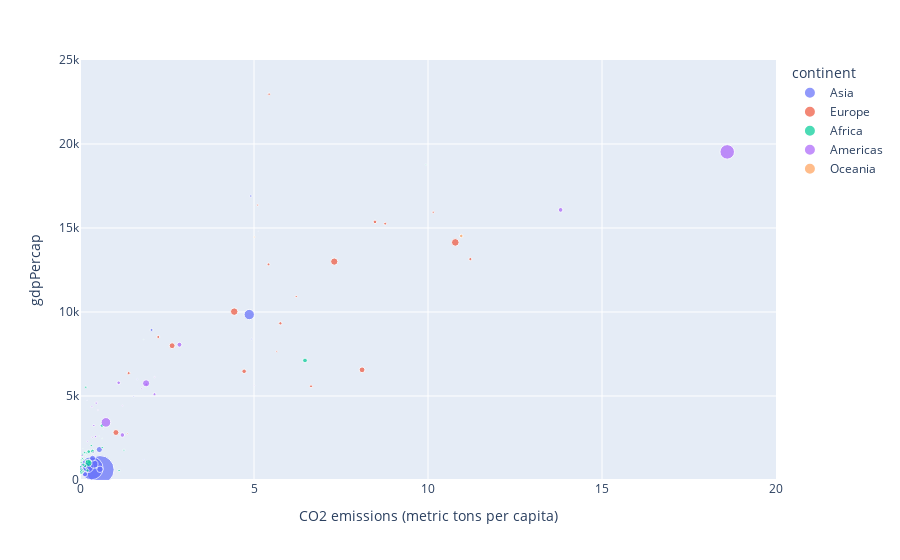

This figure's notebook cell:
### Markdown cell above
## Question 4

Filter Dataset to the year with highest correlation and create a scatter plot between `CO2 emission` and `gdpPaCap` <br>
Using plotly or bokeh, create an interactive scatter plot comparing 'CO2 emissions (metric tons per capita)' and gdpPercap, where the point size is determined by pop (population) and the color is determined by the continent.

### Code cell
pltly.offline.init_notebook_mode(connected=True)
data_1967 = my_data[my_data["Year"] == 1967]
corr_data = data_1967[[
    "pop", "continent", "CO2 emissions (metric tons per capita)", "gdpPercap"]]
corr_data = corr_data.dropna()  # the data has missing data which we drop here

fig = pltx.scatter(corr_data,
                   x="CO2 emissions (metric tons per capita)",
                   y="gdpPercap",
                   color="continent",
                   size="pop")
fig.update_yaxes(range=[0, 25000])
fig.update_xaxes(range=[0, 20])

fig.show()

### Figure 1 — Plotly figure (JSON) as saved in the notebook; plotly's stock layout.template omitted (floating-point values rounded to 4 significant figures)
{"data": [{"hovertemplate": "continent=Asia<br>CO2 emissions (metric tons per capita)=%{x}<br>gdpPercap=%{y}<br>pop=%{marker.size}<extra></extra>", "legendgroup": "Asia", "marker": {"color": "#636efa", "size": [11537966, 202182, 6960067, 754550000, 506000000, 109343000, 8519282, 2693585, 100825279, 1255058, 575003, 2186894, 1149500, 25870271, 11261690, 714775, 60641899, 35356600, 5618198, 1977600, 11737396, 34024249, 39463910], "sizemode": "area", "sizeref": 1886375, "symbol": "circle"}, "mode": "markers", "name": "Asia", "orientation": "v", "showlegend": true, "type": "scatter", "x": [0.1238, 5.121, 0.06244, 0.5742, 0.3318, 0.2319, 2.056, 4.933, 4.864, 1.072, 43.43, 1.642, 1.835, 0.1435, 0.01881, 0.2055, 0.4025, 0.5554, 4.909, 1.546, 0.2519, 0.3602, 0.5749], "xaxis": "x", "y": [836.2, 14800.0, 523.4, 612.7, 700.8, 762.4, 8931.0, 8394.0, 9848.0, 2742.0, 80890.0, 6007.0, 1226.0, 349, 676.4, 4721.0, 942.4, 1814.0, 16900.0, 4977.0, 1136.0, 1295.0, 637.1], "yaxis": "y"}, {"hovertemplate": "continent=Europe<br>CO2 emissions (metric tons per capita)=%{x}<br>gdpPercap=%{y}<br>pop=%{marker.size}<extra></extra>", "legendgroup": "Europe", "marker": {"color": "#EF553B", "size": [1984060, 7376998, 9556500, 8310226, 4838800, 4605744, 49569000, 8716441, 10223422, 198676, 2900100, 52667100, 12596822, 3786019, 31785378, 9103000, 19284814, 32850275, 7867931, 6063000, 33411317, 54959000], "sizemode": "area", "sizeref": 1886375, "symbol": "circle"}, "mode": "markers", "name": "Europe", "orientation": "v", "showlegend": true, "type": "scatter", "x": [1.364, 5.418, 11.22, 6.638, 10.15, 6.213, 7.306, 2.249, 5.758, 7.269, 5.655, 4.431, 8.476, 5.107, 8.106, 1.398, 4.716, 2.647, 8.77, 5.435, 1.033, 10.78], "xaxis": "x", "y": [2760.0, 12830.0, 13150.0, 5577.0, 15940.0, 10920.0, 13000.0, 8513.0, 9327.0, 13320.0, 7656.0, 10020.0, 15360.0, 16360.0, 6557.0, 6362.0, 6471.0, 7994.0, 15260.0, 22970.0, 2826.0, 14140.0], "yaxis": "y"}, {"hovertemplate": "continent=Africa<br>CO2 emissions (metric tons per capita)=%{x}<br>gdpPercap=%{y}<br>pop=%{marker.size}<extra></extra>", "legendgroup": "Africa", "marker": {"color": "#00cc96", "size": [12760499, 5247469, 2427334, 5127935, 3330989, 6335506, 1733638, 3495967, 217378, 4744870, 127617, 259864, 27860297, 489004, 8490213, 3451418, 601287, 10191512, 1279406, 1759224, 6334556, 4147252, 5212416, 1230542, 789309, 14770296, 8680909, 4534062, 47287752, 3451079, 70787, 3965841, 2662190, 3428839, 20997321, 12716129, 420690, 12607312, 1735550, 4786986, 8900294, 3900000, 4995432], "sizemode": "area", "sizeref": 1886375, "symbol": "circle"}, "mode": "markers", "name": "Africa", "orientation": "v", "showlegend": true, "type": "scatter", "x": [0.6321, 0.1667, 0.05232, 0.01922, 0.01474, 0.07298, 0.05334, 0.03415, 0.08566, 0.3243, 0.6698, 0.09088, 0.04088, 1.827, 0.1857, 0.1805, 0.07074, 0.2661, 0.4657, 9.941, 0.1389, 0.08604, 0.0392, 0.1882, 0.6362, 0.3616, 0.2162, 0.03185, 0.2447, 0.0118, 0.1621, 0.1813, 0.1054, 0.07045, 6.466, 0.2508, 0.5525, 0.1419, 0.1067, 0.6389, 0.09445, 1.264, 1.123], "xaxis": "x", "y": [3247.0, 5523.0, 1036.0, 794.8, 413.0, 1508.0, 1136.0, 1197.0, 1876.0, 2052.0, 3020.0, 915.6, 516.1, 8359.0, 1126.0, 708.8, 715.6, 1057.0, 713.6, 18770.0, 1634.0, 495.5, 545.0, 1421.0, 2475.0, 1711.0, 566.7, 1054.0, 1015.0, 511.0, 1385.0, 1612.0, 1206.0, 1285.0, 7114.0, 1688.0, 2613.0, 848.2, 1478.0, 1932.0, 908.9, 1777.0, 569.8], "yaxis": "y"}, {"hovertemplate": "continent=Americas<br>CO2 emissions (metric tons per capita)=%{x}<br>gdpPercap=%{y}<br>pop=%{marker.size}<extra></extra>", "legendgroup": "Americas", "marker": {"color": "#ab63fa", "size": [22934225, 4040665, 88049823, 20819767, 8858908, 19764027, 1588717, 8139332, 4049146, 5432424, 3232927, 4690773, 4318137, 2500689, 1861096, 47995559, 1865490, 1405486, 2287985, 12132200, 960155, 198712000, 2748579], "sizemode": "area", "sizeref": 1886375, "symbol": "circle"}, "mode": "markers", "name": "Americas", "orientation": "v", "showlegend": true, "type": "scatter", "x": [2.858, 0.4466, 0.745, 13.81, 2.141, 1.217, 0.5171, 1.906, 0.3805, 0.4658, 0.3425, 0.3973, 0.05857, 0.3525, 2.145, 1.9, 0.494, 1.218, 0.213, 1.112, 5.01, 18.6, 1.776], "xaxis": "x", "y": [8053.0, 2587.0, 3430.0, 16080.0, 5107.0, 2679.0, 4162.0, 5690.0, 1654.0, 4579.0, 4359.0, 3243.0, 1452.0, 2538.0, 6125.0, 5755.0, 4643.0, 4421.0, 2299.0, 5788.0, 5621.0, 19530.0, 5445.0], "yaxis": "y"}, {"hovertemplate": "continent=Oceania<br>CO2 emissions (metric tons per capita)=%{x}<br>gdpPercap=%{y}<br>pop=%{marker.size}<extra></extra>", "legendgroup": "Oceania", "marker": {"color": "#FFA15A", "size": [11872264, 2728150], "sizemode": "area", "sizeref": 1886375, "symbol": "circle"}, "mode": "markers", "name": "Oceania", "orientation": "v", "showlegend": true, "type": "scatter", "x": [10.96, 5.008], "xaxis": "x", "y": [14530.0, 14460.0], "yaxis": "y"}], "layout": {"legend": {"itemsizing": "constant", "title": {"text": "continent"}, "tracegroupgap": 0}, "margin": {"t": 60}, "xaxis": {"anchor": "y", "domain": [0, 1], "range": [0, 20], "title": {"text": "CO2 emissions (metric tons per capita)"}}, "yaxis": {"anchor": "x", "domain": [0, 1], "range": [0, 25000], "title": {"text": "gdpPercap"}}}}
